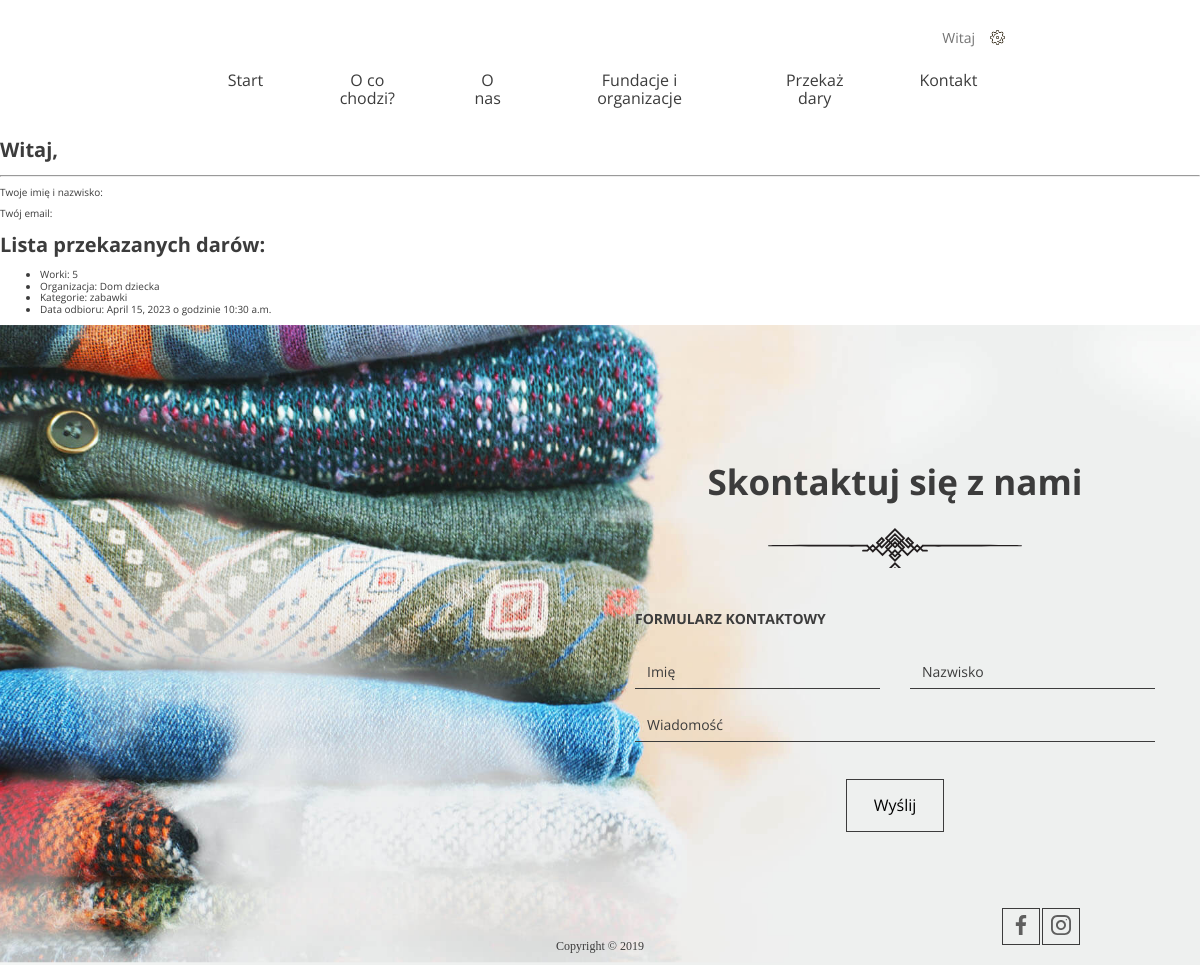
The app's page /account/ (signed in) with its own data.
### GoodHands/models.py (models this page shows, shortened)
class Donation(models.Model):
    quantity = models.PositiveIntegerField()
    categories = models.ManyToManyField(Category)
    institution = models.ForeignKey(Institution, on_delete=models.CASCADE)
    address = models.CharField(max_length=100)
    phone_number = models.CharField(max_length=9)
    city = models.CharField(max_length=60)
    zip_code = models.CharField(max_length=6)
    pick_up_date = models.DateField()
    pick_up_time = models.TimeField()
    pick_up_comment = models.TextField(max_length=300)
    user = models.ForeignKey(User, on_delete=models.SET_NULL, null=True)

class Institution(models.Model):
    name = models.CharField(max_length=100)
    description = models.TextField(max_length=300)
    FUNDACJA = 'Fundacja'
    ORGANIZACJA_POZARZADOWA = 'Organizacja pozarządowa'
    ZBIORKA_LOKALNA = 'Zbiórka lokalna'
    CHOICES = (
        (FUNDACJA, 'Fundacja'),
        (ORGANIZACJA_POZARZADOWA, 'Organizacja pozarządowa'),
        (ZBIORKA_LOKALNA, 'Zbiórka lokalna'),
    )
    type = models.CharField(max_length=50, choices=CHOICES, default=FUNDACJA)
    categories = models.ManyToManyField('Category')
    class Meta:
        verbose_name_plural = "instytucje"

class Category(models.Model):
    name = models.CharField(max_length=100)

### GoodHands/views.py (the view)
# urls.py: path('account/', views.Account.as_view(), name='user'),
class Account(View):
    @method_decorator(login_required)
    def get(self, request):
        user_id = request.user.id
        donations = Donation.objects.filter(user_id=user_id)
        return render(request, 'user.html', {'donations': donations})

### templates/user.html
{% extends "base.html" %}
{% load static %}
{% block content %}
    <div class="jumbotron text-center">
        <h1 class="display-4">Witaj, {{ user.first_name }}</h1>
        <hr class="my-4">
        <p class="lead">Twoje imię i nazwisko: {{ user.first_name }} {{ user.last_name }}</p>
        <p class="lead">Twój email: {{ user.email }}</p>
    </div>
    <h1>Lista przekazanych darów: </h1>
    <ul>
    {% for donation in donations %}
        <li>Worki: {{ donation.quantity }}</li>
        <li>Organizacja: {{ donation.institution.name }}</li>
        <li>Kategorie:
            {% for category in donation.categories.all %}
                {{ category.name }}
            {% endfor %}
        </li>
        <li>Data odbioru: {{ donation.pick_up_date }} o godzinie {{ donation.pick_up_time }}</li>
    {% endfor %}
    </ul>
{% endblock %}

### records on screen
Donation: quantity "5", institution.name "Dom dziecka", pick_up_date "April 15, 2023", pick_up_time "10:30 a.m."
Category: name "zabawki"
